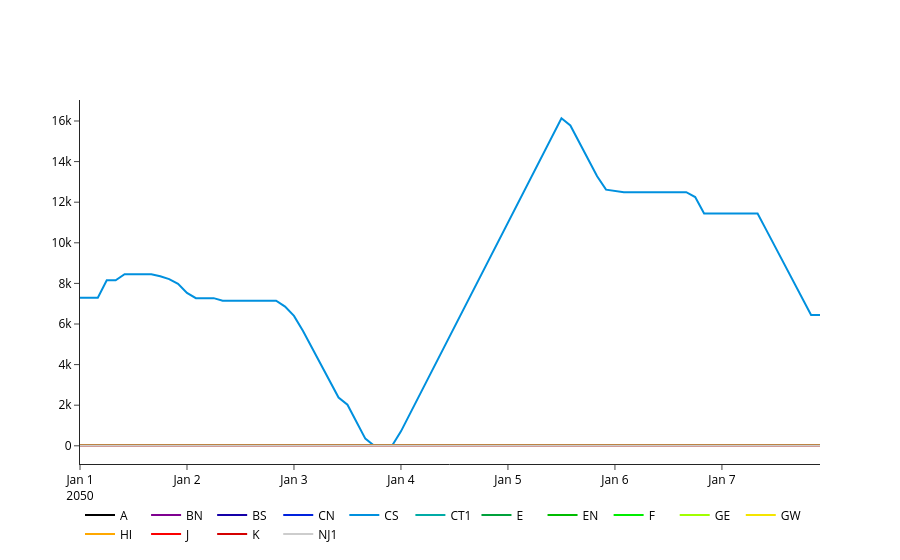

The code cell stored with this chart in its notebook:
### Code cell
#for plotting from P1
key = 'Cavern_Storage_Level'

plot(d1[key])
